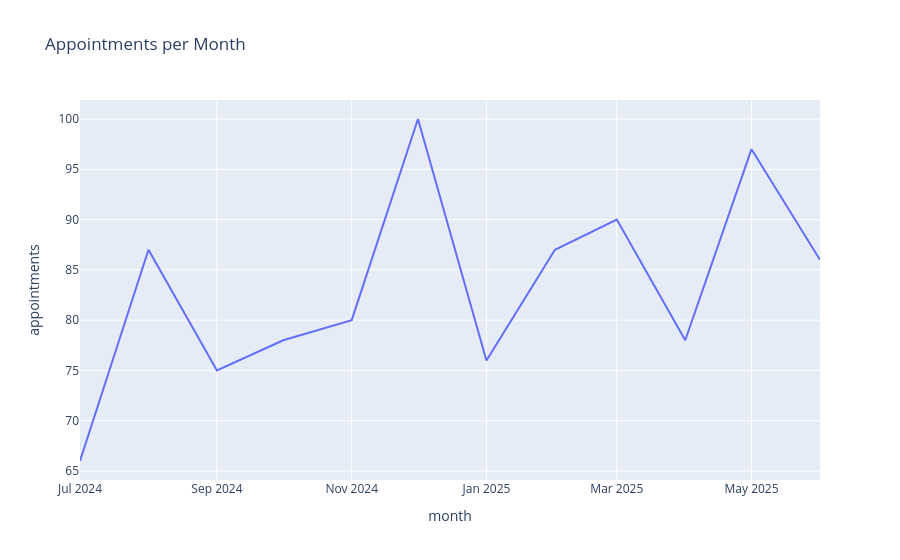

The notebook cell this image was saved under:
### Code cell
# test_with_charts.py
import plotly.express as px
import plotly.graph_objects as go
from plotly.subplots import make_subplots
import pandas as pd
from agnet_rag import hospital_sql_query_rag

def create_chart(chart_config, data):
    """Create Plotly chart based on configuration"""
    if not chart_config or not data:
        print("❌ No chart data available")
        return None
    
    # Convert data to DataFrame for easier handling
    df = pd.DataFrame(data)
    
    chart_type = chart_config.get('type', 'table')
    x_col = chart_config.get('x', '')
    y_col = chart_config.get('y', '')
    title = chart_config.get('title', 'Chart')
    
    print(f"📊 Creating {chart_type} chart: {title}")
    print(f"   X-axis: {x_col}, Y-axis: {y_col}")
    
    try:
        if chart_type == 'bar':
            fig = px.bar(df, x=x_col, y=y_col, title=title)
        elif chart_type == 'pie':
            fig = px.pie(df, names=x_col, values=y_col, title=title)
        elif chart_type == 'line':
            fig = px.line(df, x=x_col, y=y_col, title=title)
        elif chart_type == 'table':
            fig = go.Figure(data=[go.Table(
                header=dict(values=list(df.columns)),
                cells=dict(values=[df[col] for col in df.columns])
            )])
            fig.update_layout(title=title)
        else:
            print(f"❌ Unknown chart type: {chart_type}")
            return None
        
        # Show the chart
        fig.show()
        return fig
        
    except Exception as e:
        print(f"❌ Error creating chart: {e}")
        return None

def test_with_charts():
    """Test RAG system with chart visualization"""
    
    test_questions = [
        # "Count patients by age group"
        # "Show doctors by department", 
        # "Appointments by status",
        "Appointments per month in line chart"
    ]
    
    print("🧪 Testing RAG System with Charts")
    print("=" * 60)
    
    for i, question in enumerate(test_questions, 1):
        print(f"\n🔍 Test {i}: {question}")
        print("-" * 40)
        
        try:
            result = hospital_sql_query_rag(question)
            
            if result.get("error"):
                print(f"❌ Error: {result['error']}")
                continue
                
            print(f"✅ Success!")
            print(f"📊 Tables: {', '.join(result.get('retrieved_tables', []))}")
            print(f"🔍 SQL: {result['query']}")
            print(f"📈 Rows: {result.get('row_count', 0)}")
            
            # Show chart configuration
            chart_config = result.get('chart')
            if chart_config:
                print(f"📉 Chart Config: {chart_config}")
                
                # Create and show chart
                data = result.get('result', [])
                if data:
                    create_chart(chart_config, data)
                else:
                    print("❌ No data to chart")
            else:
                print("📉 Chart: None (table type filtered out)")
                
            # Show sample data
            if result.get('result'):
                print(f"\n📋 Sample Data:")
                for j, row in enumerate(result['result'][:3]):
                    print(f"   Row {j+1}: {row}")
                    
        except Exception as e:
            print(f"❌ Exception: {e}")
        
        print("\n" + "="*60)

if __name__ == "__main__":
    test_with_charts()

### Figure 1 — Plotly figure (JSON) as saved in the notebook; plotly's stock layout.template omitted (floating-point values rounded to 4 significant figures)
{"data": [{"hovertemplate": "month=%{x}<br>appointments=%{y}<extra></extra>", "legendgroup": "", "line": {"color": "#636efa", "dash": "solid"}, "marker": {"symbol": "circle"}, "mode": "lines", "name": "", "orientation": "v", "showlegend": false, "type": "scatter", "x": ["2024-07", "2024-08", "2024-09", "2024-10", "2024-11", "2024-12", "2025-01", "2025-02", "2025-03", "2025-04", "2025-05", "2025-06"], "xaxis": "x", "y": [66, 87, 75, 78, 80, 100, 76, 87, 90, 78, 97, 86], "yaxis": "y"}], "layout": {"legend": {"tracegroupgap": 0}, "title": {"text": "Appointments per Month"}, "xaxis": {"anchor": "y", "domain": [0, 1], "title": {"text": "month"}}, "yaxis": {"anchor": "x", "domain": [0, 1], "title": {"text": "appointments"}}}}
